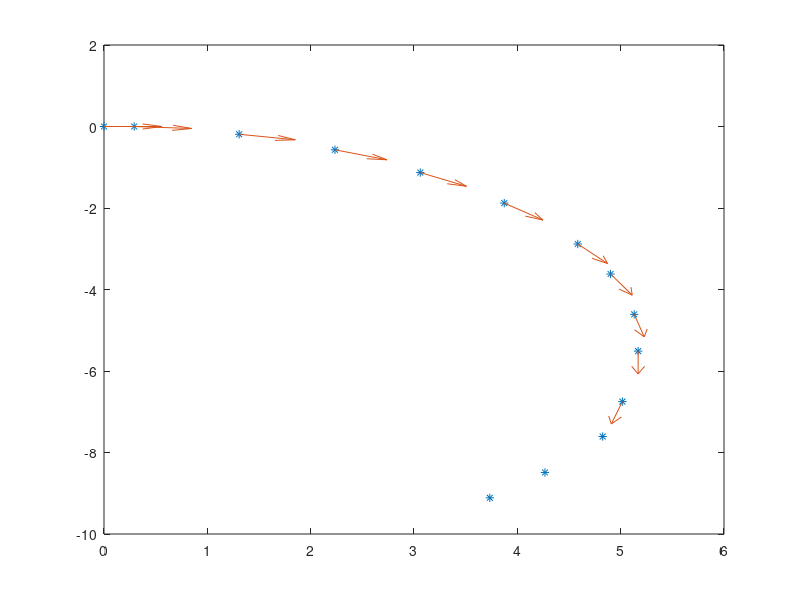

MATLAB code to generate this figure: (Note: this script raises an error after producing the figure.)

clear
clearvars -global
close all
load rotationtestdata2
clc

%%
global timestamp wheelDispL wheelDispR xm ym trot;

trot = trot - trot(1);
trot = -trot;

hf = figure(2);
set(hf,'Units','Points');
set(hf,'Position',[650,550,350,300]);

h1 = plot(xm,ym,'*', 'Color', [     0    0.4470    0.7410]);
hold on
% quiver(xm, ym, 0.5*cos(Angledegrees/180*pi), -0.5*sin(Angledegrees/180*pi));
a = quiver(xm,ym,cos(trot),sin(trot), 0.2);
set(a,'Color', h1.Color);

% inds = [1, 5, 19, 31, 44, 55, 69, 80, 92, 106, 115, 127, 139, 151, 163, 175, 187, 200]/0.053034300000000;
% inds = round(inds);
inds = [20, 140, 400, 600, 800, 1000, ...
    1250, 1450, 1650, 1900, 2100, 2300, ...
    2550, 2750, 2950, 3200, 3400, 3700];
inds = inds(1:14);

xj = xJag(inds);
yj = yJag(inds);
tj = tJag(inds);
h2 = plot(xj,yj,'*', 'Color', [0.8500    0.3250    0.0980]);
a = quiver(xj,yj,cos(tj),sin(tj), 0.2);
set(a,'Color', h2.Color);
a = plot(xJag,yJag);
set(a,'Color', h2.Color);

legend([h1,h2],{'True State', 'Estimated State'}, 'Location', 'West')

xlabel 'x [m]'
ylabel 'y [m]'

grid on

legend([h1,h2],{'True State', 'Estimated State'}, 'Location', 'West')
title 'Half Circle Rotation Test'


%%
R0 = 0.089;
b0 = 0.242;
mmse = objfun([b0,R0,R0]);

argsmin = Inf;
minmmse = Inf;

x0 = [b0,R0,R0];
lb = 0.8*[b0,R0,R0];
ub = 1.2*[b0,R0,R0];

[args_x0,minmmse_x0] = fmincon(@objfun, x0,[],[],[],[],lb,ub);
%%

argsmin = args_x0;

[xop,yop,top,exop,eyop,etop] = integrate_wheeldisps(timestamp,wheelDispL,wheelDispR,...
    argsmin(1), argsmin(2), argsmin(3));

xo = xop(inds);
exo = exop(inds);
yo = yop(inds);
eyo = eyop(inds);
to = top(inds);
eto = etop(inds);

%%

hf = figure(3);
set(hf,'Units','Points');
set(hf,'Position',[650,550,350,300]);


h1 = plot(xm,ym,'*', 'Color', [     0    0.4470    0.7410]);
hold on
% quiver(xm, ym, 0.5*cos(Angledegrees/180*pi), -0.5*sin(Angledegrees/180*pi));
a = quiver(xm,ym,cos(trot),sin(trot), 0.2);
set(a,'Color', h1.Color);


h2 = plot(xo,yo,'*', 'Color', [0.9290    0.6940    0.1250]);
a = quiver(xo,yo,cos(to),sin(to), 0.2);
set(a,'Color', h2.Color);
% a = quiver(xo,yo,cos(to-eto),sin(to-eto), 0.1);
% set(a,'Color', h2.Color);
% a = quiver(xo,yo,cos(to+eto),sin(to+eto), 0.1);
% set(a,'Color', h2.Color);
a = plot(xop,yop);
set(a,'Color', h2.Color);

for i = 1:length(exo)
    a = exo(i); % horz radius
    b = eyo(i); % vert radius
    x0 = xo(i); % horz center
    y0 = yo(i); % vert center
    t=-pi:0.01:pi;
    x=x0+a*cos(t);
    y=y0+b*sin(t);
    plot(x,y, '--', 'Color', h2.Color)
end

xj = xJag(inds);
yj = yJag(inds);
tj = tJag(inds);
h3 = plot(xj,yj,'*', 'Color', [0.8500    0.3250    0.0980]);
a = quiver(xj,yj,cos(tj),sin(tj), 0.2);
set(a,'Color', h3.Color);
a = plot(xJag,yJag);
set(a,'Color', h3.Color);

xlabel 'x [m]'
ylabel 'y [m]'

grid on

legend([h1,h2,h3],{'True State', 'Optimized State', 'Estimated State'}, 'Location', 'West')

title 'Half Circle Rotation Test'


% print -dpng -r500 RotTest2.png
